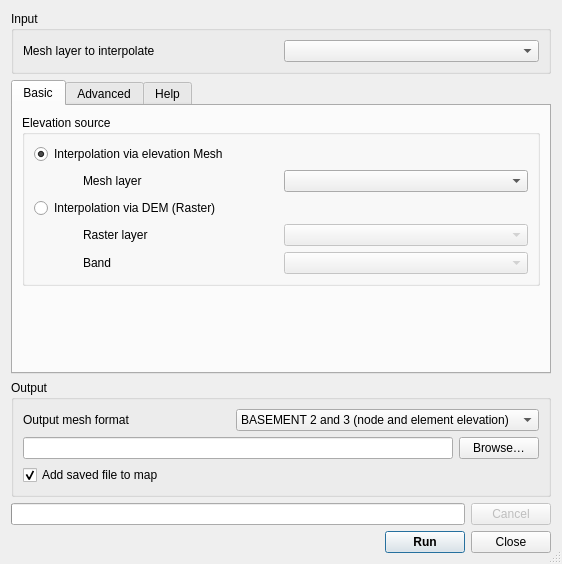
<?xml version="1.0" encoding="UTF-8"?>
<ui version="4.0">
 <class>dialog</class>
 <widget class="QDialog" name="dialog">
  <property name="windowTitle">
   <string>BASEmesh - Interpolation</string>
  </property>
  <property name="windowIcon">
   <iconset resource="../../resources.qrc">
    <normaloff>:/plugins/basemesh/plugin/icons/interpolation.svg</normaloff>:/plugins/basemesh/plugin/icons/interpolation.svg</iconset>
  </property>
  <property name="sizeGripEnabled">
   <bool>true</bool>
  </property>
  <layout class="QVBoxLayout" name="dialogLayout">
   <item>
    <widget class="QGroupBox" name="inputGroup">
     <property name="title">
      <string>Input</string>
     </property>
     <layout class="QVBoxLayout" name="verticalLayout_2">
      <item>
       <layout class="QHBoxLayout" name="layerRow">
        <item>
         <widget class="QLabel" name="layerLabel">
          <property name="text">
           <string>Mesh layer to interpolate</string>
          </property>
          <property name="buddy">
           <cstring>layer</cstring>
          </property>
         </widget>
        </item>
        <item>
         <widget class="QComboBox" name="layer"/>
        </item>
       </layout>
      </item>
     </layout>
    </widget>
   </item>
   <item>
    <widget class="QTabWidget" name="tabWidget">
     <property name="currentIndex">
      <number>0</number>
     </property>
     <widget class="QWidget" name="basicTab">
      <attribute name="title">
       <string>Basic</string>
      </attribute>
      <layout class="QVBoxLayout" name="verticalLayout_5">
       <item>
        <widget class="QGroupBox" name="sourceGroup">
         <property name="title">
          <string>Elevation source</string>
         </property>
         <property name="flat">
          <bool>true</bool>
         </property>
         <layout class="QVBoxLayout" name="verticalLayout_6">
          <item>
           <widget class="QRadioButton" name="useMeshSource">
            <property name="text">
             <string>Interpolation via elevation Mesh</string>
            </property>
            <property name="checked">
             <bool>true</bool>
            </property>
           </widget>
          </item>
          <item>
           <layout class="QHBoxLayout" name="meshSourceRow" stretch="1,4,5">
            <item>
             <spacer name="meshSourceSpacer">
              <property name="orientation">
               <enum>Qt::Horizontal</enum>
              </property>
              <property name="sizeType">
               <enum>QSizePolicy::Expanding</enum>
              </property>
              <property name="sizeHint" stdset="0">
               <size>
                <width>40</width>
                <height>20</height>
               </size>
              </property>
             </spacer>
            </item>
            <item>
             <widget class="QLabel" name="meshSourceLabel">
              <property name="text">
               <string>Mesh layer</string>
              </property>
              <property name="buddy">
               <cstring>meshSource</cstring>
              </property>
             </widget>
            </item>
            <item>
             <widget class="QComboBox" name="meshSource">
              <property name="sizePolicy">
               <sizepolicy hsizetype="Expanding" vsizetype="Fixed">
                <horstretch>0</horstretch>
                <verstretch>0</verstretch>
               </sizepolicy>
              </property>
             </widget>
            </item>
           </layout>
          </item>
          <item>
           <widget class="QRadioButton" name="useRasterSource">
            <property name="text">
             <string>Interpolation via DEM (Raster)</string>
            </property>
           </widget>
          </item>
          <item>
           <layout class="QGridLayout" name="basicRasterGrid">
            <item row="0" column="5">
             <widget class="QComboBox" name="rasterSource">
              <property name="enabled">
               <bool>false</bool>
              </property>
              <property name="sizePolicy">
               <sizepolicy hsizetype="Expanding" vsizetype="Fixed">
                <horstretch>0</horstretch>
                <verstretch>0</verstretch>
               </sizepolicy>
              </property>
             </widget>
            </item>
            <item row="1" column="2">
             <layout class="QHBoxLayout" name="bandLabelRow" stretch="1,4">
              <item>
               <spacer name="bandSpacer">
                <property name="orientation">
                 <enum>Qt::Horizontal</enum>
                </property>
                <property name="sizeHint" stdset="0">
                 <size>
                  <width>40</width>
                  <height>20</height>
                 </size>
                </property>
               </spacer>
              </item>
              <item>
               <widget class="QLabel" name="bandLabel">
                <property name="text">
                 <string>Band</string>
                </property>
                <property name="buddy">
                 <cstring>rasterBand</cstring>
                </property>
               </widget>
              </item>
             </layout>
            </item>
            <item row="0" column="2">
             <layout class="QHBoxLayout" name="rasterLabelRow" stretch="1,4">
              <item>
               <spacer name="rasterSpacer">
                <property name="orientation">
                 <enum>Qt::Horizontal</enum>
                </property>
                <property name="sizeHint" stdset="0">
                 <size>
                  <width>40</width>
                  <height>20</height>
                 </size>
                </property>
               </spacer>
              </item>
              <item>
               <widget class="QLabel" name="rasterLabel">
                <property name="text">
                 <string>Raster layer</string>
                </property>
                <property name="buddy">
                 <cstring>rasterSource</cstring>
                </property>
               </widget>
              </item>
             </layout>
            </item>
            <item row="1" column="5">
             <widget class="QComboBox" name="rasterBand">
              <property name="enabled">
               <bool>false</bool>
              </property>
              <property name="sizePolicy">
               <sizepolicy hsizetype="Expanding" vsizetype="Fixed">
                <horstretch>0</horstretch>
                <verstretch>0</verstretch>
               </sizepolicy>
              </property>
             </widget>
            </item>
           </layout>
          </item>
         </layout>
        </widget>
       </item>
       <item>
        <spacer name="basicTabSpacer">
         <property name="orientation">
          <enum>Qt::Vertical</enum>
         </property>
         <property name="sizeHint" stdset="0">
          <size>
           <width>20</width>
           <height>75</height>
          </size>
         </property>
        </spacer>
       </item>
      </layout>
     </widget>
     <widget class="QWidget" name="advancedTab">
      <attribute name="title">
       <string>Advanced</string>
      </attribute>
      <layout class="QVBoxLayout" name="verticalLayout_4">
       <item>
        <layout class="QGridLayout" name="listsGrid">
         <item row="0" column="0">
          <widget class="QLabel" name="selectedLabel">
           <property name="text">
            <string>Selected elevation sources</string>
           </property>
          </widget>
         </item>
         <item row="1" column="0">
          <widget class="QListWidget" name="selectedList">
           <property name="dragEnabled">
            <bool>true</bool>
           </property>
           <property name="dragDropMode">
            <enum>QAbstractItemView::DragDrop</enum>
           </property>
           <property name="defaultDropAction">
            <enum>Qt::MoveAction</enum>
           </property>
           <property name="alternatingRowColors">
            <bool>true</bool>
           </property>
          </widget>
         </item>
         <item row="0" column="1">
          <widget class="QLabel" name="availableLabel">
           <property name="text">
            <string>Available elevation sources</string>
           </property>
          </widget>
         </item>
         <item row="1" column="1">
          <widget class="QListWidget" name="availableList">
           <property name="dragEnabled">
            <bool>true</bool>
           </property>
           <property name="dragDropMode">
            <enum>QAbstractItemView::DragDrop</enum>
           </property>
           <property name="defaultDropAction">
            <enum>Qt::MoveAction</enum>
           </property>
           <property name="alternatingRowColors">
            <bool>true</bool>
           </property>
          </widget>
         </item>
        </layout>
       </item>
       <item>
        <widget class="QLabel" name="hintLabel">
         <property name="text">
          <string>&lt;html&gt;&lt;head/&gt;&lt;body&gt;&lt;p&gt;&lt;span style=&quot; font-weight:600;&quot;&gt;Hint:&lt;/span&gt; Use drag and drop to reorder and move elevation sources between lists&lt;/p&gt;&lt;/body&gt;&lt;/html&gt;</string>
         </property>
        </widget>
       </item>
      </layout>
     </widget>
     <widget class="QWidget" name="helpTab">
      <attribute name="title">
       <string>Help</string>
      </attribute>
      <layout class="QVBoxLayout" name="verticalLayout_3">
       <item>
        <widget class="QTextEdit" name="help">
         <property name="readOnly">
          <bool>true</bool>
         </property>
        </widget>
       </item>
      </layout>
     </widget>
    </widget>
   </item>
   <item>
    <widget class="QGroupBox" name="outputGroup">
     <property name="title">
      <string>Output</string>
     </property>
     <layout class="QVBoxLayout" name="verticalLayout_7">
      <item>
       <layout class="QHBoxLayout" name="formatRow" stretch="1,1">
        <item>
         <widget class="QLabel" name="formatLabel">
          <property name="text">
           <string>Output mesh format</string>
          </property>
          <property name="buddy">
           <cstring>format</cstring>
          </property>
         </widget>
        </item>
        <item>
         <widget class="QComboBox" name="format">
          <property name="sizePolicy">
           <sizepolicy hsizetype="Expanding" vsizetype="Fixed">
            <horstretch>0</horstretch>
            <verstretch>0</verstretch>
           </sizepolicy>
          </property>
          <property name="currentIndex">
           <number>2</number>
          </property>
          <item>
           <property name="text">
            <string>BASEMENT 2 (node elevation only)</string>
           </property>
          </item>
          <item>
           <property name="text">
            <string>BASEMENT 3 (element elevation only)</string>
           </property>
          </item>
          <item>
           <property name="text">
            <string>BASEMENT 2 and 3 (node and element elevation)</string>
           </property>
          </item>
         </widget>
        </item>
       </layout>
      </item>
      <item>
       <layout class="QHBoxLayout" name="fileRow">
        <item>
         <widget class="QLineEdit" name="filePath"/>
        </item>
        <item>
         <widget class="QPushButton" name="fileBrowseBtn">
          <property name="text">
           <string>Browse…</string>
          </property>
         </widget>
        </item>
       </layout>
      </item>
      <item>
       <layout class="QHBoxLayout" name="optionsRow">
        <item>
         <widget class="QCheckBox" name="addToMap">
          <property name="text">
           <string>Add saved file to map</string>
          </property>
          <property name="checked">
           <bool>true</bool>
          </property>
         </widget>
        </item>
        <item>
         <spacer name="optionsSpacer">
          <property name="orientation">
           <enum>Qt::Horizontal</enum>
          </property>
          <property name="sizeHint" stdset="0">
           <size>
            <width>40</width>
            <height>20</height>
           </size>
          </property>
         </spacer>
        </item>
       </layout>
      </item>
     </layout>
    </widget>
   </item>
   <item>
    <layout class="QVBoxLayout" name="bottomBar">
     <item>
      <layout class="QHBoxLayout" name="progressBarRow">
       <item>
        <widget class="QProgressBar" name="progressBar">
         <property name="alignment">
          <set>Qt::AlignCenter</set>
         </property>
        </widget>
       </item>
       <item>
        <widget class="QPushButton" name="cancelBtn">
         <property name="enabled">
          <bool>false</bool>
         </property>
         <property name="text">
          <string>Cancel</string>
         </property>
        </widget>
       </item>
      </layout>
     </item>
     <item>
      <layout class="QHBoxLayout" name="buttonRow">
       <item>
        <widget class="QLabel" name="status">
         <property name="sizePolicy">
          <sizepolicy hsizetype="Expanding" vsizetype="Preferred">
           <horstretch>0</horstretch>
           <verstretch>0</verstretch>
          </sizepolicy>
         </property>
         <property name="text">
          <string/>
         </property>
        </widget>
       </item>
       <item>
        <widget class="QPushButton" name="runBtn">
         <property name="font">
          <font>
           <weight>75</weight>
           <bold>true</bold>
          </font>
         </property>
         <property name="text">
          <string>Run</string>
         </property>
         <property name="default">
          <bool>true</bool>
         </property>
        </widget>
       </item>
       <item>
        <widget class="QPushButton" name="closeBtn">
         <property name="text">
          <string>Close</string>
         </property>
        </widget>
       </item>
      </layout>
     </item>
    </layout>
   </item>
  </layout>
 </widget>
 <tabstops>
  <tabstop>layer</tabstop>
  <tabstop>tabWidget</tabstop>
  <tabstop>useMeshSource</tabstop>
  <tabstop>meshSource</tabstop>
  <tabstop>useRasterSource</tabstop>
  <tabstop>rasterSource</tabstop>
  <tabstop>rasterBand</tabstop>
  <tabstop>selectedList</tabstop>
  <tabstop>availableList</tabstop>
  <tabstop>format</tabstop>
  <tabstop>filePath</tabstop>
  <tabstop>fileBrowseBtn</tabstop>
  <tabstop>addToMap</tabstop>
  <tabstop>cancelBtn</tabstop>
  <tabstop>runBtn</tabstop>
  <tabstop>closeBtn</tabstop>
  <tabstop>help</tabstop>
 </tabstops>
 <resources>
  <include location="../../resources.qrc"/>
 </resources>
 <connections>
  <connection>
   <sender>closeBtn</sender>
   <signal>clicked()</signal>
   <receiver>dialog</receiver>
   <slot>reject()</slot>
   <hints>
    <hint type="sourcelabel">
     <x>408</x>
     <y>461</y>
    </hint>
    <hint type="destinationlabel">
     <x>280</x>
     <y>471</y>
    </hint>
   </hints>
  </connection>
  <connection>
   <sender>runBtn</sender>
   <signal>clicked()</signal>
   <receiver>dialog</receiver>
   <slot>accept()</slot>
   <hints>
    <hint type="sourcelabel">
     <x>327</x>
     <y>461</y>
    </hint>
    <hint type="destinationlabel">
     <x>212</x>
     <y>471</y>
    </hint>
   </hints>
  </connection>
  <connection>
   <sender>useMeshSource</sender>
   <signal>toggled(bool)</signal>
   <receiver>meshSource</receiver>
   <slot>setEnabled(bool)</slot>
   <hints>
    <hint type="sourcelabel">
     <x>114</x>
     <y>132</y>
    </hint>
    <hint type="destinationlabel">
     <x>308</x>
     <y>158</y>
    </hint>
   </hints>
  </connection>
  <connection>
   <sender>useRasterSource</sender>
   <signal>toggled(bool)</signal>
   <receiver>rasterSource</receiver>
   <slot>setEnabled(bool)</slot>
   <hints>
    <hint type="sourcelabel">
     <x>116</x>
     <y>182</y>
    </hint>
    <hint type="destinationlabel">
     <x>312</x>
     <y>209</y>
    </hint>
   </hints>
  </connection>
  <connection>
   <sender>useRasterSource</sender>
   <signal>toggled(bool)</signal>
   <receiver>rasterBand</receiver>
   <slot>setEnabled(bool)</slot>
   <hints>
    <hint type="sourcelabel">
     <x>72</x>
     <y>184</y>
    </hint>
    <hint type="destinationlabel">
     <x>295</x>
     <y>242</y>
    </hint>
   </hints>
  </connection>
 </connections>
</ui>
